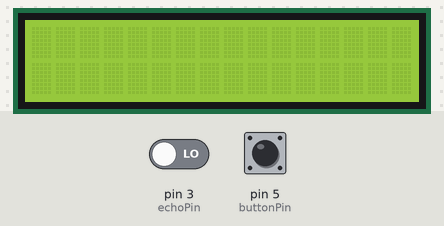
The sketch below on a simulated Arduino Uno, built with avr-gcc and run on an emulated ATmega328P. Shown: 16×2 character LCD. Inputs (shaded band) come from the test bench; at power-on: pin 5 (buttonPin) HIGH, pin 3 (echoPin) LOW.

Above: at 1.2 s.
1.3 s: pin 5 (buttonPin) pulled LOW for 0.15 s
Timing chart, 0 to 4.3 s (numbered marks = the images above; inputs shaded):
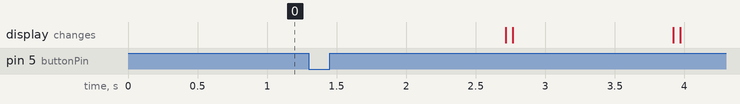

The sketch:

ultrasonicSensor.ino
```cpp
//Ultrasonic Sensor Pins
int trigPin = 4;
int echoPin = 3;
int pingTravelTime;
float pingTravelDistance;
float distanceToTarget;

//LCD Sensor Pins
#include <LiquidCrystal.h>
int rs = 7;
int en = 8;
int d4 = 9;
int d5 = 10;
int d6 = 11;
int d7 = 12;
LiquidCrystal lcd(rs, en, d4, d5, d6, d7);

//Button Pins
int buttonPin = 5;
int NewButtonVal;
int OldButtonVal = 1;
int state = 0;

void setup() {
  //Ultrasonic Sensor Setup
  pinMode (trigPin, OUTPUT);
  pinMode (echoPin, INPUT);

  //Serial Port Setup
  Serial.begin (9600);

  //LCD setup
  lcd.begin (16, 2);

  //Button Setup
  pinMode (buttonPin, INPUT);
  digitalWrite (buttonPin, HIGH);
}

void loop() {
  NewButtonVal = digitalRead (buttonPin);

  /*
  Serial.print (" Button: ");
  Serial.print (NewButtonVal);
  Serial.print (" State: ");
  Serial.println (state);
  */

  delay (150);
  if (NewButtonVal == 1 && OldButtonVal == 0) {
    if (state == 0) {
      state = 1;
    } else {
      state = 0;
    }
  }

  OldButtonVal = NewButtonVal;


  if (state == 1){
    digitalWrite (trigPin, LOW);
    delayMicroseconds (10);
    digitalWrite (trigPin, HIGH);
    delayMicroseconds (10);
    pingTravelTime = pulseIn (echoPin, HIGH);
    pingTravelDistance = (pingTravelTime * 765. * 5280. * 12.) / (3600. * 1000000.);
    distanceToTarget = pingTravelDistance / 2;

    lcd.setCursor(0, 0);
    lcd.print ("Distance: ");
    lcd.setCursor(0, 1);
    lcd.print (distanceToTarget);
    lcd.print ("in");
    delay (50);
    lcd.clear();
  }else{

  }


}
```
